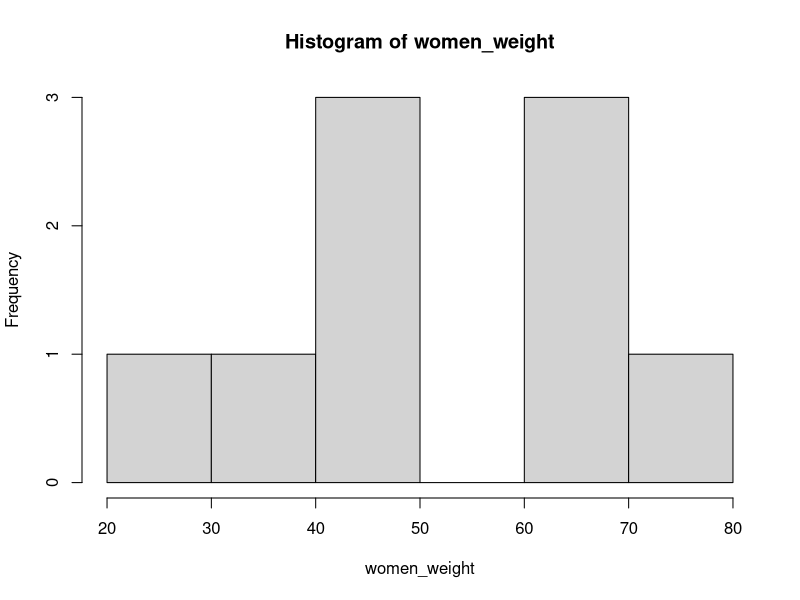
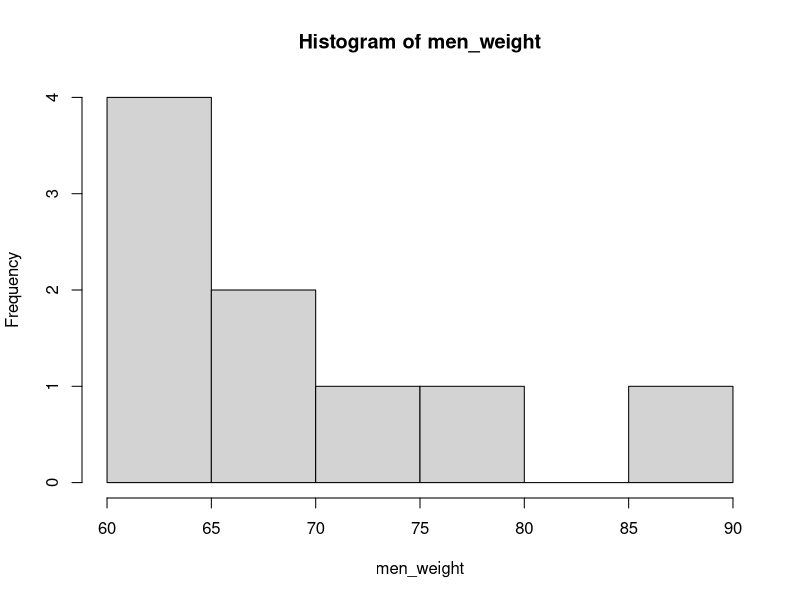

Recreate these plots in R, in order.
# 1. Hypothesis generate 
# 2. Normality 
# 3. Hommogenity(variance equal) > two groups 
# 4. Statistical test
# 5  P-value analyze
# 6. Conclusion

women_weight <- c(38.9,61.2,73.3,21.8,63.4,64.6,48.4,48.4,48.5)

men_weight <- c(67.8,60,63.4,76,89.4,73.3,67.3,61.3,62.4)

# 1. Hypothesis generate 
# H0 mean of two groups are equal 
# H1 mean of two groups are not equal
# 2. Normality
shapiro.test(women_weight)
shapiro.test(men_weight)
hist(women_weight)
hist(men_weight)
# p-value > 0.05, so we can assume that the data is normally distributed

# 3. Homogeneity of variance
# H0 variance of two groups are equal
# H1 variance of two groups are not equal
# p-value > 0.05, so we can assume that the variance of two groups are equal
var.test(women_weight, men_weight)

# 4. Statistical test
t.test(women_weight,men_weight, var.equal = TRUE, alternative = "two.sided")

# 5. P-value analyze
# p-value = 0.0001 < 0.05, so we reject the null hypothesis

# 6. Conclusion
# we accept the alternative hypothesis that the mean of two groups are not equal


